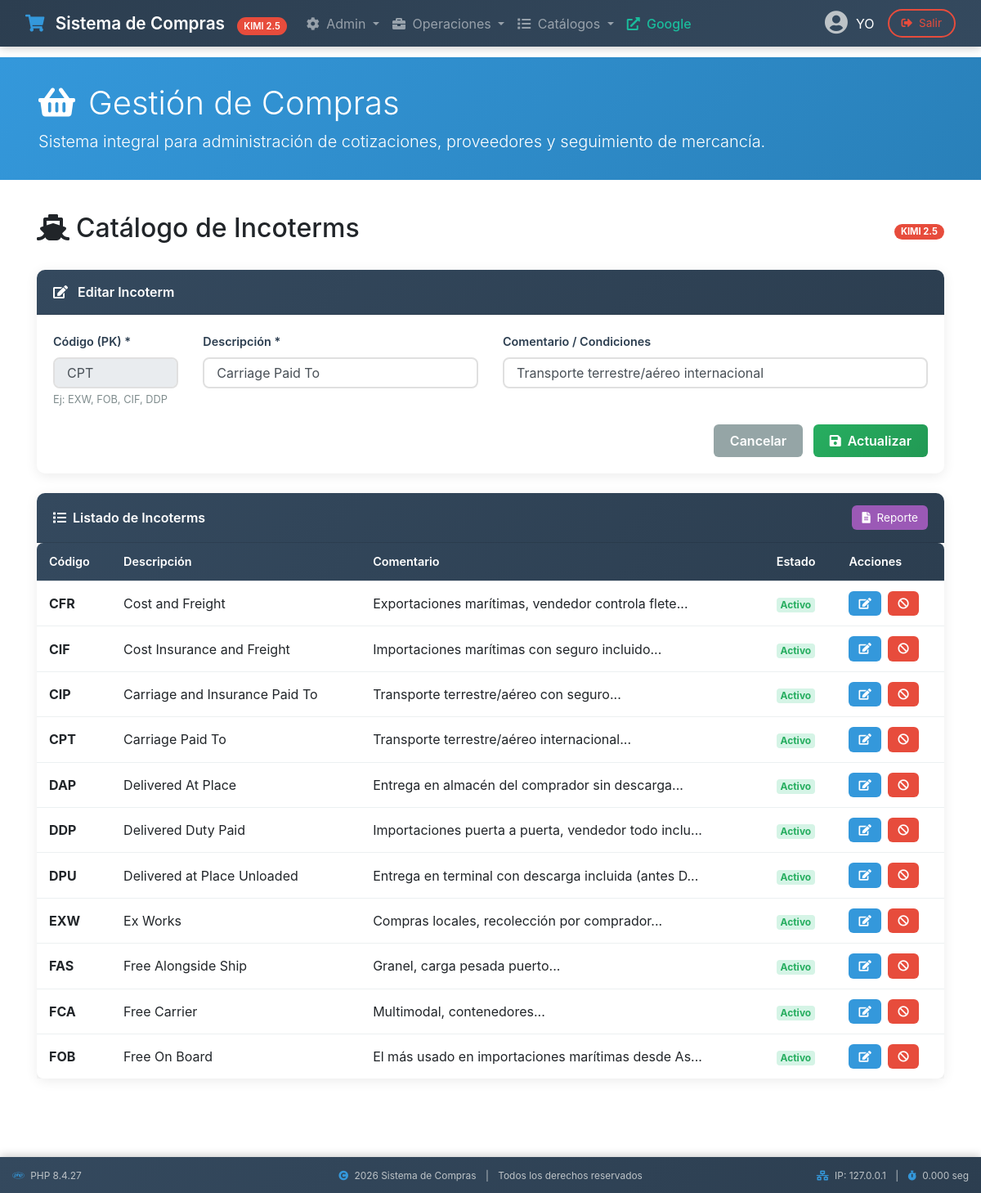
The app's page /catalogo_incoterms.php?editar=CPT with its own data.
### tables this page shows
CREATE TABLE IF NOT EXISTS cat_incoterms (
  idIncoterm           VARCHAR(10)   NOT NULL PRIMARY KEY,
  descripcion          VARCHAR(200)  NOT NULL,
  comentario           VARCHAR(500),
  activo               VARCHAR(3)    DEFAULT 'si',
  fecha_alta           DATETIME,
  ultima_actualizacion DATETIME,
  usuario_alta         VARCHAR(100),
  usuario_modifica     VARCHAR(100)
);

### catalogo_incoterms.php (the view, shortened to what this page needs)
<?php require_once 'headerkimi.php'; ?>
<link rel="stylesheet" href="compraskimi.css">
<div id="subcontainer">
<?php
$editando = false;
$datos_edit = null;
if (isset($_GET['editar'])) {
    $id_edit = $_GET['editar'];
    $res = mysqli_query($link, "SELECT * FROM cat_incoterms WHERE idIncoterm = '$id_edit'");
    if (mysqli_num_rows($res) > 0) {
        $datos_edit = mysqli_fetch_assoc($res);
        $editando = true;
    }
}
$pagina = isset($_GET['pagina']) ? intval($_GET['pagina']) : 1;
$registros_por_pagina = 50;
$inicio = ($pagina - 1) * $registros_por_pagina;
$sql = "SELECT * FROM cat_incoterms ORDER BY idIncoterm LIMIT $inicio, $registros_por_pagina";
$resultado = mysqli_query($link, $sql);
?>
<div class="container-fluid">
    <div class="d-flex justify-content-between align-items-center mb-4">
        <h2><i class="fas fa-ship mr-2"></i>Catálogo de Incoterms</h2>
        <span class="badge badge-modelo">KIMI 2.5</span>
    </div>
    <div class="card card-modulo mb-4">
        <div class="card-header">
            <i class="fas fa-<?php echo $editando ? 'edit' : 'plus'; ?> mr-2"></i>
            <?php echo $editando ? 'Editar Incoterm' : 'Nuevo Incoterm'; ?>
        </div>
        <div class="card-body">
            <form method="POST" class="form-sistema">
                <div class="row">
                    <div class="col-md-2">
                        <div class="form-group">
                            <label>Código (PK) *</label>
                            <input type="text" name="idIncoterm" class="form-control" maxlength="10"
                                   value="<?php echo $editando ? $datos_edit['idIncoterm'] : ''; ?>"
                                   <?php echo $editando ? 'readonly' : ''; ?> required>
                            <small class="ayuda-campo">Ej: EXW, FOB, CIF, DDP</small>
                        </div>
                    </div>
                    <div class="col-md-4">
                        <div class="form-group">
                            <label>Descripción *</label>
                            <input type="text" name="descripcion" class="form-control" maxlength="200"
                                   value="<?php echo $editando ? $datos_edit['descripcion'] : ''; ?>" required>
                        </div>
                    </div>
                    <div class="col-md-6">
                        <div class="form-group">
                            <label>Comentario / Condiciones</label>
                            <input type="text" name="comentario" class="form-control" maxlength="500"
                                   value="<?php echo $editando ? $datos_edit['comentario'] : ''; ?>">
                        </div>
                    </div>
                </div>
                <div class="text-right">
                    <?php if ($editando): ?>
                        <a href="catalogo_incoterms.php" class="btn btn-cancelar mr-2">Cancelar</a>
                    <?php endif; ?>
                    <button type="submit" name="guardar" class="btn btn-guardar">
                        <i class="fas fa-save mr-1"></i> <?php echo $editando ? 'Actualizar' : 'Guardar'; ?>
                    </button>
                </div>
            </form>
        </div>
    </div>
    <div class="card card-modulo">
        <div class="card-header d-flex justify-content-between align-items-center">
            <span><i class="fas fa-list mr-2"></i>Listado de Incoterms</span>
            <a href="?module=reporte" target="_blank" class="btn btn-reporte btn-sm">
                <i class="fas fa-file-alt mr-1"></i> Reporte
            </a>
        </div>
        <div class="card-body p-0">
            <div class="table-responsive">
                <table class="table table-sistema mb-0">
                    <thead>
                        <tr>
                            <th>Código</th>
                            <th>Descripción</th>
                            <th>Comentario</th>
                            <th>Estado</th>
                            <th>Acciones</th>
                        </tr>
                    </thead>
                    <tbody>
                        <?php while ($row = mysqli_fetch_assoc($resultado)): ?>
                            <tr>
                                <td><strong><?php echo $row['idIncoterm']; ?></strong></td>
                                <td><?php echo $row['descripcion']; ?></td>
                                <td><?php echo $row['comentario'] ? substr($row['comentario'], 0, 50) . '...' : '-'; ?></td>
                                <td>
                                    <span class="badge badge-status-<?php echo $row['activo'] == 'si' ? 'ok' : 'warning'; ?>">
                                        <?php echo $row['activo'] == 'si' ? 'Activo' : 'Inactivo'; ?>
                                    </span>
                                </td>
                                <td>
                                    <a href="?editar=<?php echo $row['idIncoterm']; ?>" class="btn btn-editar btn-sm mr-1">
                                        <i class="fas fa-edit"></i>
                                    </a>
                                    <button type="button" class="btn btn-<?php echo $row['activo'] == 'si' ? 'eliminar' : 'activar'; ?> btn-sm"
                                            data-toggle="modal" data-target="#modal<?php echo $row['idIncoterm']; ?>">
                                        <i class="fas fa-<?php echo $row['activo'] == 'si' ? 'ban' : 'check'; ?>"></i>
                                    </button>
                                </td>
                            </tr>
                        <?php endwhile; ?>
                    </tbody>
                </table>
            </div>
        </div>
    </div>
</div>
</div>
<?php require_once 'footerkimi.php'; ?>

### compraskimi.css (style rules this page uses)
#subcontainer { overflow-x: auto; min-height: calc(100vh - 140px); padding-bottom: 60px; padding-left: 15px; padding-right: 15px; padding-top: 20px; }
.table-sistema { background: white; border-radius: 8px; overflow: hidden; box-shadow: 0 2px 10px rgba(0,0,0,0.08); }
.table-sistema thead { background: linear-gradient(135deg, #34495e 0%, #2c3e50 100%); color: white; }
.table-sistema thead th { font-weight: 600; font-size: 0.9rem; padding: 12px 15px; border: none; white-space: nowrap; }
.table-sistema tbody td { padding: 12px 15px; vertical-align: middle; border-bottom: 1px solid #ecf0f1; }
.table-sistema tbody tr:last-child td { border-bottom: none; }
.badge-status-ok { background: #d5f4e6; color: #27ae60; }
.btn-guardar { background: linear-gradient(135deg, #27ae60 0%, #229954 100%); border: none; color: white; border-radius: 6px; padding: 8px 20px; font-weight: 600; transition: all 0.3s; }
.btn-cancelar { background: #95a5a6; border: none; color: white; border-radius: 6px; padding: 8px 20px; font-weight: 600; transition: all 0.3s; }
.btn-editar { background: #3498db; border: none; color: white; border-radius: 6px; padding: 5px 12px; font-size: 0.85rem; transition: all 0.2s; }
.btn-eliminar { background: #e74c3c; border: none; color: white; border-radius: 6px; padding: 5px 12px; font-size: 0.85rem; transition: all 0.2s; }
.btn-reporte { background: #9b59b6; border: none; color: white; border-radius: 6px; padding: 5px 12px; font-size: 0.85rem; transition: all 0.2s; }
.form-sistema .form-group { margin-bottom: 20px; }
.form-sistema label { font-weight: 600; color: #2c3e50; font-size: 0.9rem; margin-bottom: 8px; }
.form-sistema .form-control, .form-sistema .custom-select { border: 2px solid #e0e0e0; border-radius: 8px; padding: 10px 15px; transition: all 0.3s; }
.card-modulo { border: none; border-radius: 10px; box-shadow: 0 3px 15px rgba(0,0,0,0.08); transition: all 0.3s; margin-bottom: 20px; }
.card-modulo .card-header { background: linear-gradient(135deg, #34495e 0%, #2c3e50 100%); color: white; border-radius: 10px 10px 0 0 !important; font-weight: 600; padding: 15px 20px; }
.ayuda-campo { color: #7f8c8d; font-size: 0.8rem; margin-top: 5px; }

### headerkimi.php (style rules this page uses)
body { padding-top: 70px; min-height: 100vh; }
.badge-modelo { background: #e74c3c; color: white; font-size: 0.7rem; padding: 4px 8px; border-radius: 12px; margin-left: 10px; }

### records on screen
cat_incoterms: idIncoterm "CPT", descripcion "Carriage Paid To", comentario "Transporte terrestre/aéreo internacional", activo "Activo"
cat_incoterms: idIncoterm "CFR", descripcion "Cost and Freight", comentario "Exportaciones marítimas, vendedor controla flete", activo "Activo"
cat_incoterms: idIncoterm "CIF", descripcion "Cost Insurance and Freight", comentario "Importaciones marítimas con seguro incluido", activo "Activo"
cat_incoterms: idIncoterm "CIP", descripcion "Carriage and Insurance Paid To", comentario "Transporte terrestre/aéreo con seguro", activo "Activo"
cat_incoterms: idIncoterm "DAP", descripcion "Delivered At Place", comentario "Entrega en almacén del comprador sin descarga", activo "Activo"
cat_incoterms: idIncoterm "DDP", descripcion "Delivered Duty Paid", comentario "Importaciones puerta a puerta, vendedor todo inclu", activo "Activo"
cat_incoterms: idIncoterm "DPU", descripcion "Delivered at Place Unloaded", comentario "Entrega en terminal con descarga incluida (antes D", activo "Activo"
cat_incoterms: idIncoterm "EXW", descripcion "Ex Works", comentario "Compras locales, recolección por comprador", activo "Activo"
cat_incoterms: idIncoterm "FAS", descripcion "Free Alongside Ship", comentario "Granel, carga pesada puerto", activo "Activo"
cat_incoterms: idIncoterm "FCA", descripcion "Free Carrier", comentario "Multimodal, contenedores", activo "Activo"
cat_incoterms: idIncoterm "FOB", descripcion "Free On Board", comentario "El más usado en importaciones marítimas desde As", activo "Activo"

### other values on screen
$session_usuario "YO"
phpversion() "8.4.27"
$_SERVER['REMOTE_ADDR'] "127.0.0.1"
